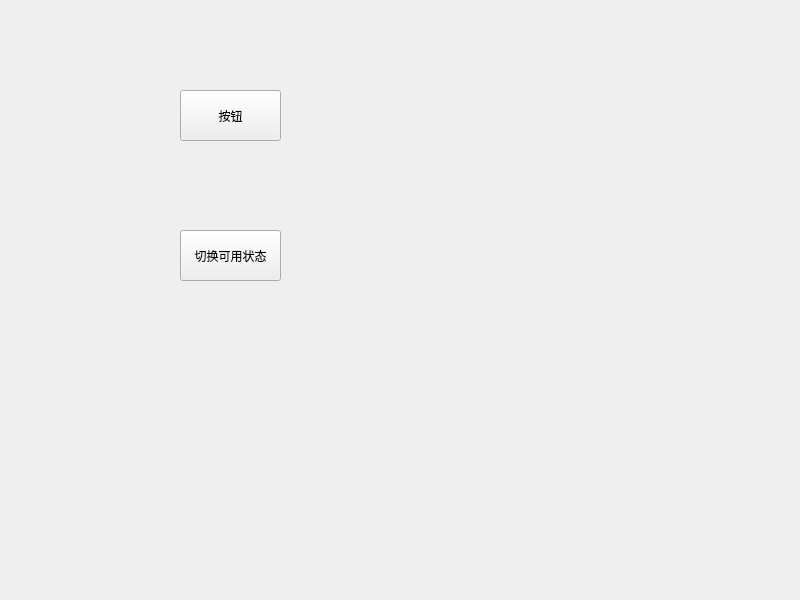
<?xml version="1.0" encoding="UTF-8"?>
<ui version="4.0">
 <class>Widget</class>
 <widget class="QWidget" name="Widget">
  <property name="geometry">
   <rect>
    <x>0</x>
    <y>0</y>
    <width>800</width>
    <height>600</height>
   </rect>
  </property>
  <property name="windowTitle">
   <string>Widget</string>
  </property>
  <widget class="QPushButton" name="pushButton">
   <property name="geometry">
    <rect>
     <x>180</x>
     <y>90</y>
     <width>101</width>
     <height>51</height>
    </rect>
   </property>
   <property name="text">
    <string>按钮</string>
   </property>
  </widget>
  <widget class="QPushButton" name="pushButton_2">
   <property name="geometry">
    <rect>
     <x>180</x>
     <y>230</y>
     <width>101</width>
     <height>51</height>
    </rect>
   </property>
   <property name="text">
    <string>切换可用状态</string>
   </property>
  </widget>
 </widget>
 <resources/>
 <connections/>
</ui>
